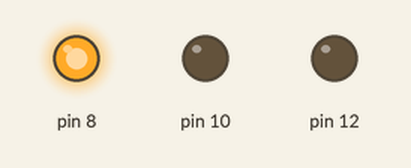
Recording of a sketch running on a simulated Arduino Uno, built with avr-gcc and run on an emulated ATmega328P. Parts: output pins drawn as LEDs (lit = HIGH).

Above: at 5.0 s.
At 15.0 s:
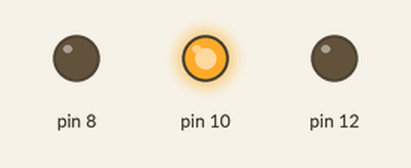
At 25.0 s:
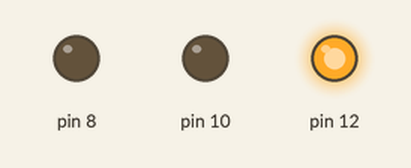
Timing chart, 0 to 39.0 s (numbered marks = the images above):
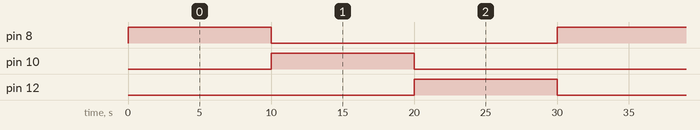

The sketch:

Traffic_lights.ino.ino
```cpp
//Create the variables and assign the pins to them.

//int REDPIN=8;
//int BLUEPIN=10;
//int GREENPIN=12;

void setup() {
//Set the pins to output pins using pinMode
pinMode(8, OUTPUT);
pinMode(10, OUTPUT);
pinMode(12, OUTPUT);
}

void loop() {
//Make the LEDs blink in turn:
//Turn on the red led, and turn off the yellow and green leds.

digitalWrite(8, HIGH);
digitalWrite(10, LOW);
digitalWrite(12, LOW);
delay(10000);
//Turn on the yellow led, and turn off the red and green leds.

digitalWrite(8, LOW);
digitalWrite(10, HIGH);
digitalWrite(12, LOW);
delay(10000);

//Turn on the green led, and turn off the red and yellow leds.

digitalWrite(10, LOW);
digitalWrite(11, LOW);
digitalWrite(12, HIGH);
delay(10000);
}
```

Measured:
- by itself, pin 8, pin 10, pin 12: alternates HIGH for 10.0 s and LOW for 20.0 s
- by itself, everything shown: repeats every 30.0 s, in 3 steps
